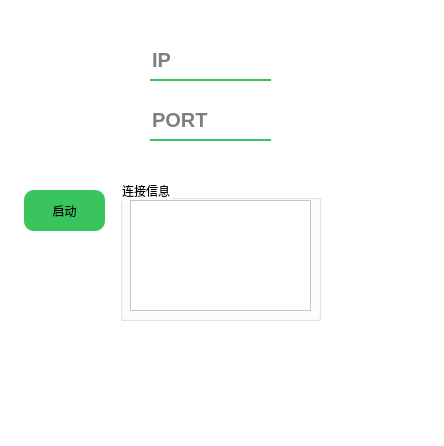
<?xml version="1.0" encoding="UTF-8"?>
<ui version="4.0">
 <class>server_win</class>
 <widget class="QWidget" name="server_win">
  <property name="geometry">
   <rect>
    <x>0</x>
    <y>0</y>
    <width>444</width>
    <height>446</height>
   </rect>
  </property>
  <property name="windowTitle">
   <string>Form</string>
  </property>
  <property name="styleSheet">
   <string notr="true">background-color:#FFFFFF</string>
  </property>
  <widget class="QLineEdit" name="ip_edit">
   <property name="geometry">
    <rect>
     <x>100</x>
     <y>30</y>
     <width>221</width>
     <height>61</height>
    </rect>
   </property>
   <property name="styleSheet">
    <string notr="true">border:0px;   
margin:10px; 	
margin-left:50px;    
margin-right:50px;		
border-bottom: 2px solid #B3B3B3; 	
border-bottom-color :#39C45D;
font-family:黑体; 
font-size:20px; 	
font-weight:bold;	</string>
   </property>
   <property name="placeholderText">
    <string>IP</string>
   </property>
  </widget>
  <widget class="QLineEdit" name="port_edit">
   <property name="geometry">
    <rect>
     <x>100</x>
     <y>90</y>
     <width>221</width>
     <height>61</height>
    </rect>
   </property>
   <property name="styleSheet">
    <string notr="true">border:0px;   
margin:10px; 	
margin-left:50px;    
margin-right:50px;		
border-bottom: 2px solid #B3B3B3; 	
border-bottom-color :#39C45D;
font-family:黑体; 
font-size:20px; 	
font-weight:bold;	</string>
   </property>
   <property name="placeholderText">
    <string>PORT</string>
   </property>
  </widget>
  <widget class="QPushButton" name="run_btn">
   <property name="geometry">
    <rect>
     <x>24</x>
     <y>190</y>
     <width>81</width>
     <height>41</height>
    </rect>
   </property>
   <property name="styleSheet">
    <string notr="true">background-color:#39C45D;
border-radius:10px</string>
   </property>
   <property name="text">
    <string>启动</string>
   </property>
  </widget>
  <widget class="QGroupBox" name="groupBox">
   <property name="geometry">
    <rect>
     <x>120</x>
     <y>180</y>
     <width>201</width>
     <height>141</height>
    </rect>
   </property>
   <property name="styleSheet">
    <string notr="true">boder-color:#39C45D</string>
   </property>
   <property name="title">
    <string>连接信息</string>
   </property>
   <widget class="QTextEdit" name="status">
    <property name="geometry">
     <rect>
      <x>10</x>
      <y>20</y>
      <width>181</width>
      <height>111</height>
     </rect>
    </property>
    <property name="styleSheet">
     <string notr="true">border-color:#39C45D</string>
    </property>
   </widget>
  </widget>
 </widget>
 <resources/>
 <connections>
  <connection>
   <sender>run_btn</sender>
   <signal>clicked()</signal>
   <receiver>server_win</receiver>
   <slot>startServer()</slot>
   <hints>
    <hint type="sourcelabel">
     <x>73</x>
     <y>194</y>
    </hint>
    <hint type="destinationlabel">
     <x>67</x>
     <y>249</y>
    </hint>
   </hints>
  </connection>
 </connections>
 <slots>
  <slot>startServer()</slot>
 </slots>
</ui>
